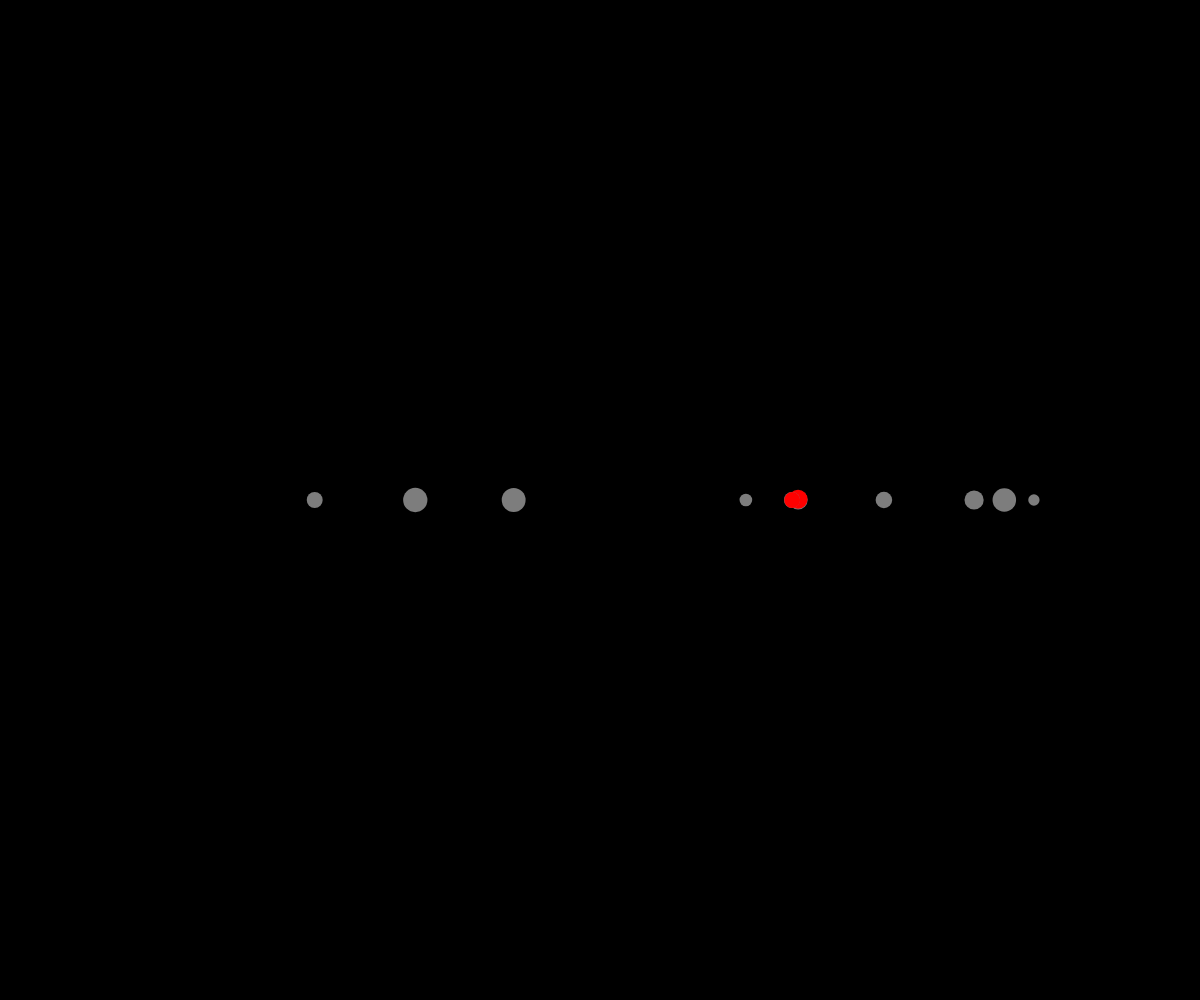
Frame 1 (no input)
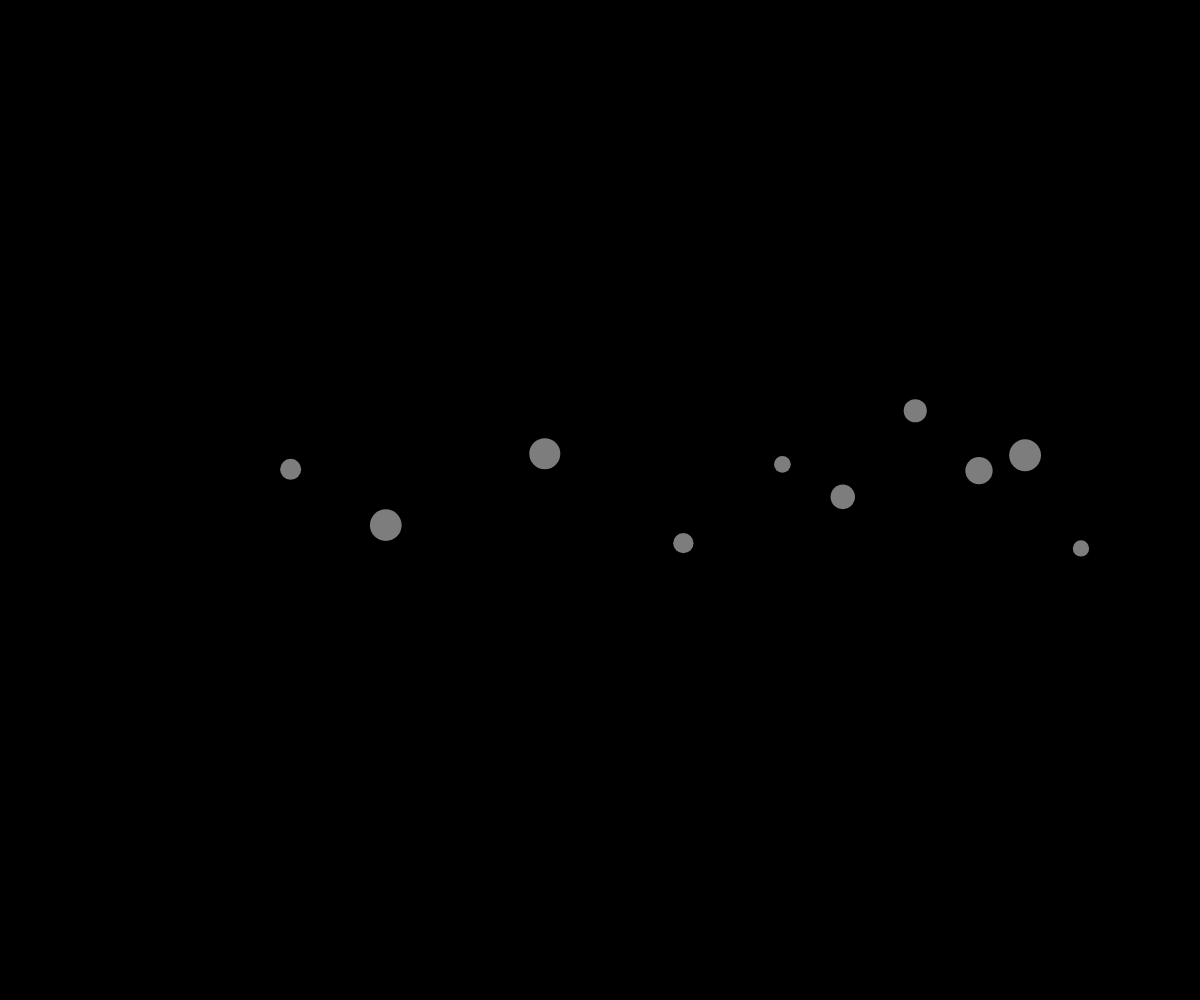
Frame 60 (no input)
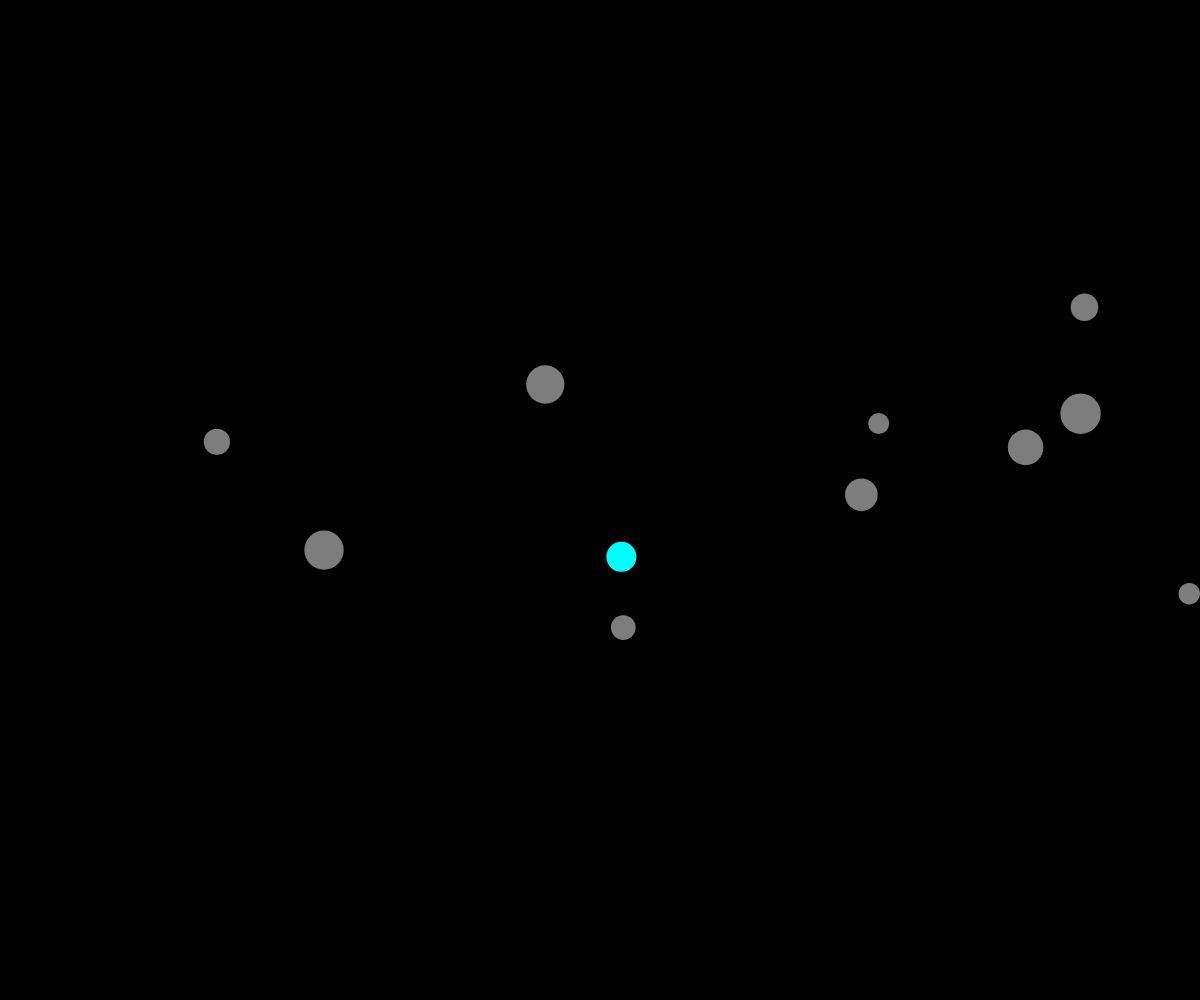
Frame 120 (the mouse pressed at the canvas centre since frame 60)

The p5.js sketch that drew these frames (run headless with seeded random() and noise() and a simulated clock; from frame 60 on, the mouse is pressed at the canvas centre):

// p5.js sketch
// ── sketch.js
var cells = [];
var arrayVirus = [];

function setup() {
    canvas = createCanvas(windowWidth, windowHeight);


    //ADDING 10 PARTICLES
    for (var i = 0; i < 10; i++) {
        cells.push(new Cell(random(1, 3)));
    }

    blueCol = color(0, 255, 255);

    canvas.mousePressed(function() {
        mouse = new p5.Vector(mouseX, mouseY);
        console.log(mouse);
        arrayVirus.push(new Cell(
            3,
            mouse,
            blueCol
        ));
    });

}

function draw() {

    background(0);

    //WIND FORCE
    for (var i = 0; i < cells.length; i++) {
        if (mouseIsPressed) {

            var mouse = createVector(mouseX, mouseY);
            //FORCE BETWEEN MOUSE AND CELLS
            var dir = p5.Vector.sub(cells[i].loc, mouse);
            dir.normalize();
            dir.setMag(0.08);
            cells[i].applyForce(dir);

        }

        var friction = cells[i].speed.copy();
        friction.mult(-1);
        friction.normalize();
        friction.mult(0.01);
        cells[i].applyForce(friction);
        cells[i].run();
    }

    arrayVirus.forEach(function(v) {
        v.draw();
        v.move();
        v.checkCollisions();
    });

}

function Cell(_m, _loc, _col) {

    //VARIBLES
    this.speed = createVector(random(-1, 1), random(-1, 1));
    this.loc = _loc || createVector(random(width), height / 2);
    this.acceleration = createVector(0, 0);
    this.mass = _m || 4;
    this.diam = this.mass * 10;
    this.intersects = false;
    this.intersectsvirus = false;
    this.maxMass = 6;
    this.agingRate = random(0.003, 0.015);
    this.col = _col || color(125);

    this.run = function() {

        this.draw();
        this.move();
        this.borders();
        this.checkCollisions();
        this.aging();
        this.mitosis();
        this.virus();
    }


    this.draw = function() {

        this.diam = this.mass * 10;
        noStroke();
        //FILL GRAY COLOUR BEFORE COLLISION
        fill(this.col);
        ellipse(this.loc.x, this.loc.y, this.diam, this.diam);

    }

    this.move = function() {

        this.speed.add(this.acceleration);
        this.loc.add(this.speed);
        this.acceleration.mult(0);
    }

    this.borders = function() {

        if (this.loc.x > width - this.diam / 2) {
            this.loc.x = width - this.diam / 2;
            this.speed.x *= -1;
        } else if (this.loc.x < this.diam / 2) {
            this.speed.x *= -1;
            this.loc.x = this.diam / 2;
        }
        if (this.loc.y > height - this.diam / 2) {
            this.speed.y *= -1;
            this.loc.y = height - this.diam / 2;
        } else if (this.loc.y < this.diam / 2) {
            this.speed.y *= -1;
            this.loc.y = this.diam / 2;
        }
    }

    this.applyForce = function(f) {
        var adjustedForce = f.copy();
        adjustedForce.div(this.mass);
        this.acceleration.add(adjustedForce);
    }

    //COLLISION FUNCTION
    this.checkCollisions = function() {

        for (var i = 0; i < cells.length; i++) {


            //DISTANCE BETWEEN THIS CELL AND CELLS
            var d = dist(this.loc.x, this.loc.y, cells[i].loc.x, cells[i].loc.y);

            //ADDING DIAMETER
            var sumr = cells[i].mass * 5 + this.mass * 5;
            if (d < sumr) {
                if (d === 0) {} else {

                    this.intersects = true;

                    //CHANGE COLOUR ON RED JUST WHEN THEY INTERSECT
                    noStroke();
                    fill(255, 0, 0);
                    ellipse(this.loc.x, this.loc.y, this.diam, this.diam);

                    //BOUNCE FORCE
                    var bounceforce = p5.Vector.sub(cells[i].loc, this.loc);
                    bounceforce.normalize();
                    //MAKE FORCE OPPOSITE
                    bounceforce.mult(-1);
                    bounceforce.setMag(0.8);
                    this.applyForce(bounceforce);
                }

            }

        }
    }

    //AGING FUNCTION
    this.aging = function() {

        //CHANCE OF PUSHING NEW CELL
        var chance = random(1) * 100;
        this.mass = this.mass + this.agingRate;

        //SPLICE FUNCTION WHEN CELLS REACHED maxMass
        if (this.mass > this.maxMass) {
            cells.splice(cells.indexOf(this), 1);

            //MAKING 55% OF CHANCE TO PUSH NEW CELLS
            if (chance < 55) {
                cells.push(this.mitosis());
                cells.push(this.mitosis());

            }
        }
    }

    // DIVISION OF CELLS
    this.mitosis = function() {

        //SETUP TEMP CELL'S LOCATION
        var newLoc = this.loc.copy();
        //CREATING NEW TEMP CELL
        var tempCell = new Cell(this.mass / 3, newLoc);
        return tempCell;
    }

    this.virus = function() {

        this.intersectsvirus = false;
        for (var i = 0; i < arrayVirus.length; i++) {

            var d = this.loc.dist(arrayVirus[i].loc);

            if (d < this.diam / 2 + arrayVirus[i].diam / 2) {

                cells.splice(cells.indexOf(this), 1);
                arrayVirus.splice(arrayVirus[i], 1);

            }

        }

    }
}
